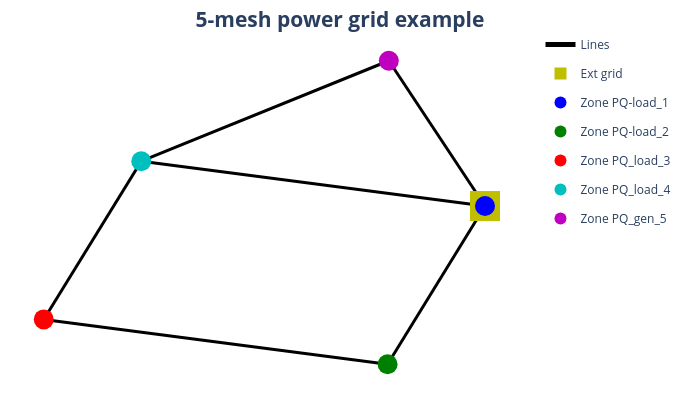

The notebook cell saved with this chart:
### Markdown cell above
Once again we can check the topology of the grid we are working on:

### Code cell
pp_plot.plot_power_network(net=net, plot_title="5-mesh power grid example", filename="5-mesh_grid_example")

### Figure 1 — Plotly figure (JSON) as saved in the notebook; plotly's stock layout.template omitted (floating-point values rounded to 4 significant figures)
{"data": [{"hoverinfo": "text", "legendgroup": "lines", "line": {"color": "rgb(0, 0, 0)", "width": 3}, "mode": "lines", "name": "Lines", "showlegend": true, "text": "line_0", "type": "scatter", "x": [0.7571, 0.5921, 0.427], "y": [-0.01449, -0.597, -1.18]}, {"hoverinfo": "text", "legendgroup": "lines", "line": {"color": "rgb(0, 0, 0)", "width": 3}, "mode": "lines", "name": "Lines", "showlegend": false, "text": "line_1", "type": "scatter", "x": [0.7571, 0.1748, -0.4075], "y": [-0.01449, 0.1505, 0.3155]}, {"hoverinfo": "text", "legendgroup": "lines", "line": {"color": "rgb(0, 0, 0)", "width": 3}, "mode": "lines", "name": "Lines", "showlegend": false, "text": "line_2", "type": "scatter", "x": [0.7571, 0.5941, 0.4312], "y": [-0.01449, 0.5204, 1.055]}, {"hoverinfo": "text", "legendgroup": "lines", "line": {"color": "rgb(0, 0, 0)", "width": 3}, "mode": "lines", "name": "Lines", "showlegend": false, "text": "line_3", "type": "scatter", "x": [0.427, -0.1554, -0.7378], "y": [-1.18, -1.015, -0.8495]}, {"hoverinfo": "text", "legendgroup": "lines", "line": {"color": "rgb(0, 0, 0)", "width": 3}, "mode": "lines", "name": "Lines", "showlegend": false, "text": "line_4", "type": "scatter", "x": [-0.7378, -0.5726, -0.4075], "y": [-0.8495, -0.267, 0.3155]}, {"hoverinfo": "text", "legendgroup": "lines", "line": {"color": "rgb(0, 0, 0)", "width": 3}, "mode": "lines", "name": "Lines", "showlegend": false, "text": "line_5", "type": "scatter", "x": [-0.4075, 0.01184, 0.4312], "y": [0.3155, 0.6854, 1.055]}, {"hoverinfo": "text", "legendgroup": "lines", "marker": {"color": "rgb(0, 0, 0)", "size": 1, "symbol": "circle"}, "mode": "markers", "name": "edge_center", "showlegend": false, "type": "scatter", "x": [0.5921], "y": [-0.597]}, {"hoverinfo": "text", "marker": {"color": "rgb(191, 191, 0)", "size": 30, "symbol": "square"}, "mode": "markers", "name": "Ext grid", "text": ["ext_grid_0"], "type": "scatter", "x": [0.7571], "y": [-0.01449]}, {"hoverinfo": "text", "marker": {"color": "rgb(0, 0, 255)", "size": 20, "symbol": "circle"}, "mode": "markers", "name": "Zone PQ-load_1", "text": ["bus_1<br>0.4 kV"], "type": "scatter", "x": [0.7571], "y": [-0.01449]}, {"hoverinfo": "text", "marker": {"color": "rgb(0, 128, 0)", "size": 20, "symbol": "circle"}, "mode": "markers", "name": "Zone PQ-load_2", "text": ["bus_2<br>0.4 kV"], "type": "scatter", "x": [0.427], "y": [-1.18]}, {"hoverinfo": "text", "marker": {"color": "rgb(255, 0, 0)", "size": 20, "symbol": "circle"}, "mode": "markers", "name": "Zone PQ_load_3", "text": ["bus_3<br>0.4 kV"], "type": "scatter", "x": [-0.7378], "y": [-0.8495]}, {"hoverinfo": "text", "marker": {"color": "rgb(0, 191, 191)", "size": 20, "symbol": "circle"}, "mode": "markers", "name": "Zone PQ_load_4", "text": ["bus_4<br>0.4 kV"], "type": "scatter", "x": [-0.4075], "y": [0.3155]}, {"hoverinfo": "text", "marker": {"color": "rgb(191, 0, 191)", "size": 20, "symbol": "circle"}, "mode": "markers", "name": "Zone PQ_gen_5", "text": ["bus_5<br>0.4 kV"], "type": "scatter", "x": [0.4312], "y": [1.055]}], "layout": {"font": {"size": 15}, "height": 400, "hovermode": "closest", "legend": {"font": {"size": 12}, "itemsizing": "constant"}, "margin": {"b": 5, "l": 5, "r": 5, "t": 30}, "paper_bgcolor": "white", "plot_bgcolor": "white", "showlegend": true, "title": {"text": "<b>5-mesh power grid example<b>", "x": 0.5, "xanchor": "center", "y": 0.97, "yanchor": "top"}, "width": 680, "xaxis": {"showgrid": false, "showticklabels": false, "tickfont": {"family": "Arial Black", "size": 12}, "title": {"font": {"size": 12}}, "zeroline": false}, "yaxis": {"showgrid": false, "showticklabels": false, "tickfont": {"family": "Arial Black", "size": 12}, "title": {"font": {"size": 12}}, "zeroline": false}}}
